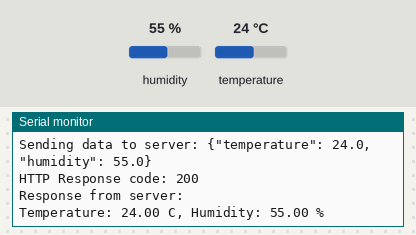
Bench run of a sketch on a simulated ESP32. Parts: the last lines printed to the serial monitor. Inputs (shaded band) come from the test bench; at power-on: humidity 55 %, temperature 24 °C. WiFi joins after 1.5 s; servers stay silent unless stated; uploads are accepted with an empty reply.

Above: at 3.2 s.
3.3 s: humidity set to 22 %
At 4.16 s:
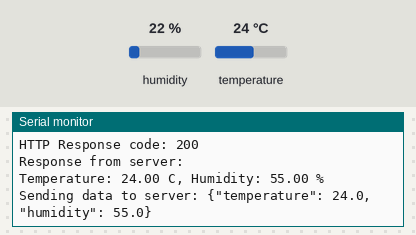
8.1 s: temperature set to 12 °C
At 8.9 s:
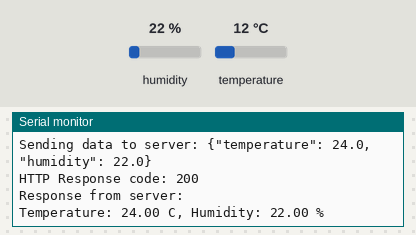
12.9 s: humidity set to 40 %
At 15.7 s:
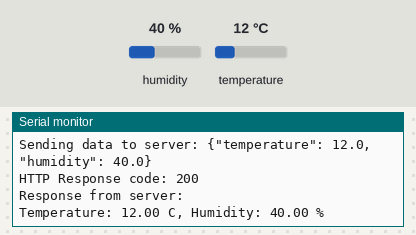
Timing chart, 0 to 17.2 s (numbered marks = the images above; inputs shaded):
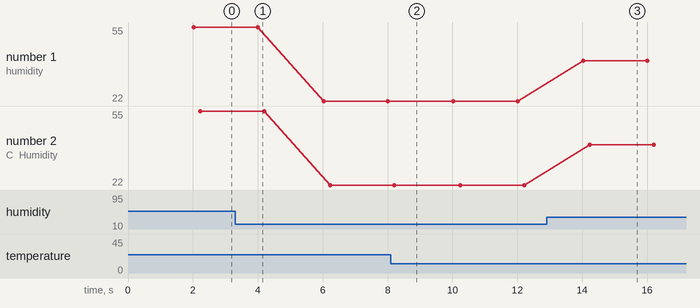

Measured:
- after the input at 12.9 s, the serial monitor: prints a new line after 1.1 s (image 3)
- plotted number 1: 55 → 22 after the input at 3.3 s, 22 → 40 after the input at 12.9 s
- plotted number 2: 55 → 22 after the input at 3.3 s, 22 → 40 after the input at 12.9 s

The sketch:

ESP32_Sensor.ino
```cpp
#include <WiFi.h>
#include <HTTPClient.h>
#include "DHT.h"

#define DHT11PIN 13
DHT dht(DHT11PIN, DHT11);

const char* ssid = "OPPO"; // Ganti dengan SSID WiFi yang digunakan
const char* password = "i5nab6gx"; // Ganti dengan password WiFi yang digunakan
const char* server_url = "http://192.168.117.44:5000/sensor"; // Ganti dengan IP dan port server yang digunakan

unsigned long lastMsg = 0;
float temp = 0;
float hum = 0;

void startWifi() {
  WiFi.mode(WIFI_STA);
  WiFi.begin(ssid, password);
  while (WiFi.status() != WL_CONNECTED) {
    delay(1000);
    Serial.println("Connecting to WiFi...");
  }
  Serial.println("Connected to the WiFi network");
}

void setup() {
  Serial.begin(115200);
  Serial.println("Sensor is starting...");
  startWifi();
  dht.begin();
  Serial.println("Setup completed. Sensor is ready");
}

void loop() {
  if (WiFi.status() != WL_CONNECTED) {
    startWifi();
  }

  unsigned long now = millis();
  if (now - lastMsg > 2000) {
    lastMsg = now;
    float temp = dht.readTemperature();
    float hum = dht.readHumidity();
    if (isnan(temp) || isnan(hum)) {
      Serial.println("Failed to read from DHT sensor");
      return;
    }

    HTTPClient http;
    http.begin(server_url);
    http.addHeader("Content-Type", "application/json");
    String payload = "{\"temperature\": " + String(temp, 1) + ", \"humidity\": " + String(hum, 1) + "}";

    Serial.print("Sending data to server: ");
    Serial.println(payload);
    int httpResponseCode = http.POST(payload);
    if (httpResponseCode > 0) {
      String response = http.getString();
      Serial.print("HTTP Response code: ");
      Serial.println(httpResponseCode);
      Serial.print("Response from server: ");
      Serial.println(response);
    } else {
      Serial.print("Error on sending POST: ");
      Serial.println(httpResponseCode);
    }
    http.end();

    Serial.print("Temperature: ");
    Serial.print(temp);
    Serial.print(" C, Humidity: ");
    Serial.print(hum);
    Serial.println(" %");
  }
}
```
